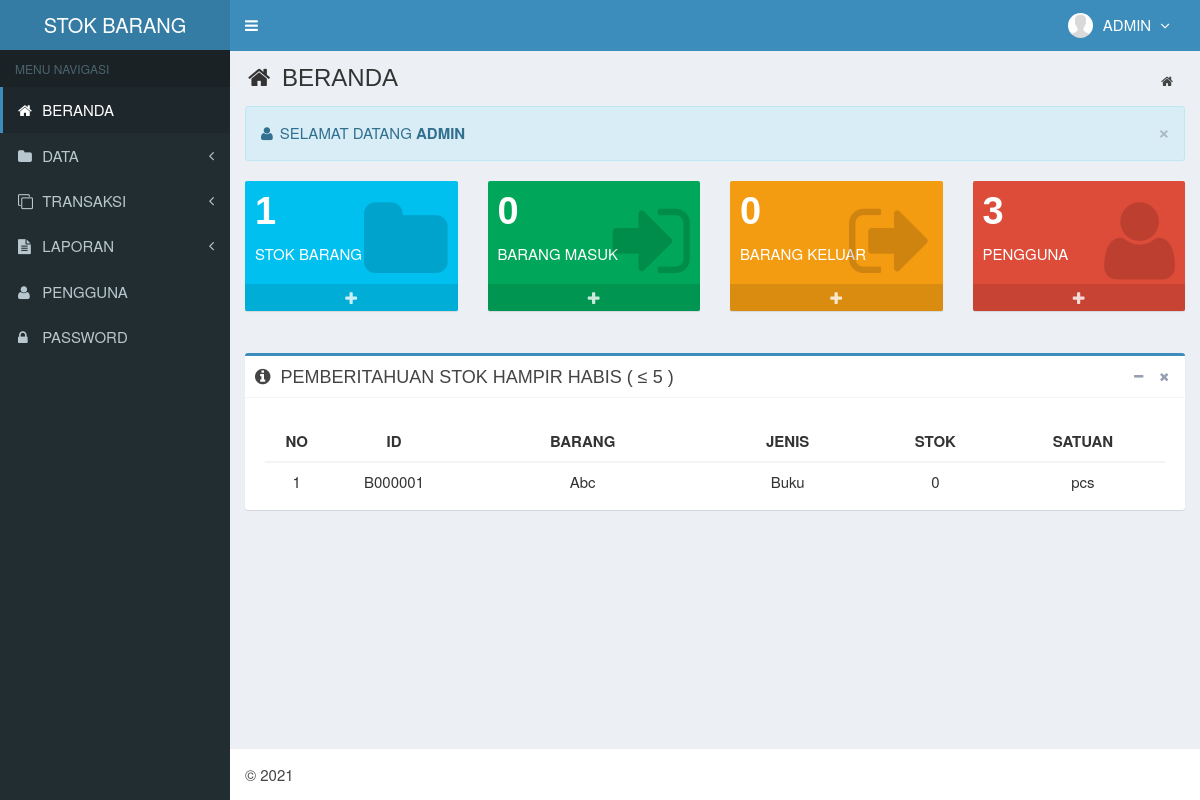
The app's page /main.php?module=home (signed in) with its own data.
### tables this page shows
CREATE TABLE `is_users` (
  `id_user` smallint(6) NOT NULL AUTO_INCREMENT,
  `username` varchar(50) NOT NULL,
  `nama_user` varchar(50) NOT NULL,
  `password` varchar(50) NOT NULL,
  `email` varchar(50) DEFAULT NULL,
  `telepon` varchar(13) DEFAULT NULL,
  `foto` varchar(100) DEFAULT NULL,
  `hak_akses` enum('Super Admin','Manajer','Gudang') NOT NULL,
  `status` enum('aktif','blokir') NOT NULL DEFAULT 'aktif',
  `created_at` timestamp NOT NULL DEFAULT CURRENT_TIMESTAMP,
  `updated_at` timestamp NOT NULL DEFAULT CURRENT_TIMESTAMP ON UPDATE CURRENT_TIMESTAMP,
  PRIMARY KEY (`id_user`),
  KEY `level` (`hak_akses`)
);

CREATE TABLE `is_barang` (
  `id_barang` varchar(7) NOT NULL,
  `nama_barang` varchar(100) NOT NULL,
  `id_jenis` int(11) NOT NULL,
  `id_satuan` int(11) NOT NULL,
  `stok` int(11) NOT NULL DEFAULT '0',
  `created_user` smallint(6) NOT NULL,
  `created_date` timestamp NOT NULL DEFAULT CURRENT_TIMESTAMP,
  `updated_user` smallint(6) NOT NULL,
  `updated_date` timestamp NOT NULL DEFAULT CURRENT_TIMESTAMP ON UPDATE CURRENT_TIMESTAMP,
  `foto_barang` varchar(450) NOT NULL,
  PRIMARY KEY (`id_barang`),
  KEY `id_jenis` (`id_jenis`),
  KEY `id_satuan` (`id_satuan`),
  KEY `created_user` (`created_user`),
  KEY `updated_user` (`updated_user`),
  CONSTRAINT `is_barang_ibfk_1` FOREIGN KEY (`created_user`) REFERENCES `is_users` (`id_user`) ON DELETE CASCADE ON UPDATE CASCADE,
  CONSTRAINT `is_barang_ibfk_2` FOREIGN KEY (`updated_user`) REFERENCES `is_users` (`id_user`) ON DELETE CASCADE ON UPDATE CASCADE,
  CONSTRAINT `is_barang_ibfk_3` FOREIGN KEY (`id_satuan`) REFERENCES `is_satuan` (`id_satuan`) ON DELETE CASCADE ON UPDATE CASCADE,
  CONSTRAINT `is_barang_ibfk_4` FOREIGN KEY (`id_jenis`) REFERENCES `is_jenis_barang` (`id_jenis`) ON DELETE CASCADE ON UPDATE CASCADE
);

CREATE TABLE `is_jenis_barang` (
  `id_jenis` int(11) NOT NULL AUTO_INCREMENT,
  `nama_jenis` varchar(50) NOT NULL,
  `created_user` smallint(6) NOT NULL,
  `created_date` timestamp NOT NULL DEFAULT CURRENT_TIMESTAMP,
  `updated_user` smallint(6) NOT NULL,
  `updated_date` timestamp NOT NULL DEFAULT CURRENT_TIMESTAMP ON UPDATE CURRENT_TIMESTAMP,
  PRIMARY KEY (`id_jenis`),
  KEY `created_user` (`created_user`),
  KEY `updated_user` (`updated_user`),
  CONSTRAINT `is_jenis_barang_ibfk_1` FOREIGN KEY (`created_user`) REFERENCES `is_users` (`id_user`) ON DELETE CASCADE ON UPDATE CASCADE,
  CONSTRAINT `is_jenis_barang_ibfk_2` FOREIGN KEY (`updated_user`) REFERENCES `is_users` (`id_user`) ON DELETE CASCADE ON UPDATE CASCADE
);

CREATE TABLE `is_satuan` (
  `id_satuan` int(11) NOT NULL AUTO_INCREMENT,
  `nama_satuan` varchar(30) NOT NULL,
  `created_user` smallint(6) NOT NULL,
  `created_date` timestamp NOT NULL DEFAULT CURRENT_TIMESTAMP,
  `updated_user` smallint(6) NOT NULL,
  `updated_date` timestamp NOT NULL DEFAULT CURRENT_TIMESTAMP ON UPDATE CURRENT_TIMESTAMP,
  PRIMARY KEY (`id_satuan`),
  KEY `created_user` (`created_user`),
  KEY `updated_user` (`updated_user`),
  CONSTRAINT `is_satuan_ibfk_1` FOREIGN KEY (`created_user`) REFERENCES `is_users` (`id_user`) ON DELETE CASCADE ON UPDATE CASCADE,
  CONSTRAINT `is_satuan_ibfk_2` FOREIGN KEY (`updated_user`) REFERENCES `is_users` (`id_user`) ON DELETE CASCADE ON UPDATE CASCADE
);

### top-menu.php (the view, shortened to what this page needs)
<?php
require_once "config/database.php";
$query = mysqli_query($mysqli, "SELECT id_user, nama_user, foto, hak_akses FROM is_users WHERE id_user='$_SESSION[id_user]'")
                                or die('Ada kesalahan pada query tampil Manajemen User: '.mysqli_error($mysqli));
$data = mysqli_fetch_assoc($query);
?>
<li class="dropdown user user-menu">
  <a href="#" class="dropdown-toggle" data-toggle="dropdown">
  <?php
  if ($data['foto']=="") { ?>
    <img src="images/user/user-default.png" class="user-image" alt="FOTO"/>
  <?php
  }
  else { ?>
    <img src="images/user/<?php echo $data['foto']; ?>" class="user-image" alt="FOTO"/>
  <?php
  }
  ?>
    <span class="hidden-xs"><?php echo $data['nama_user']; ?> <i style="margin-left:5px" class="fa fa-angle-down"></i></span>
  </a>
</li>

### modules/beranda/view.php (shortened to what this page needs)
<section class="content-header">
  <h1>
    <i class="fa fa-home icon-title"></i> BERANDA
  </h1>
  <ol class="breadcrumb">
    <li><a href="?module=home"><i class="fa fa-home"></i></a></li>
  </ol>
</section>
<section class="content">
  <div class="row">
    <div class="col-lg-12 col-xs-12">
      <div class="alert alert-info alert-dismissable">
        <button type="button" class="close" data-dismiss="alert" aria-hidden="true">&times;</button>
        <p style="font-size:15px">
          <i class="icon fa fa-user"></i>SELAMAT DATANG <strong><?php echo $_SESSION['nama_user']; ?></strong>
        </p>
      </div>
    </div>
  </div>
  <div class="row">
  <?php
  if ($_SESSION['hak_akses']=='Super Admin') { ?>
    <div class="col-lg-3 col-xs-6">
      <div style="background-color:#00c0ef;color:#fff" class="small-box">
        <div class="inner">
          <?php
          $query = mysqli_query($mysqli, "SELECT COUNT(id_barang) as jumlah FROM is_barang")
                                          or die('Ada kesalahan pada query tampil Data Barang: '.mysqli_error($mysqli));
          $data = mysqli_fetch_assoc($query);
          ?>
          <h3><?php echo $data['jumlah']; ?></h3>
          <p>STOK BARANG</p>
        </div>
        <div class="icon">
          <i class="fa fa-folder"></i>
        </div>
        <a href="?module=form_barang&form=add" class="small-box-footer" data-toggle="tooltip"><i class="fa fa-plus"></i></a>
      </div>
    </div>
    <div class="col-lg-3 col-xs-6">
      <div style="background-color:#00a65a;color:#fff" class="small-box">
        <div class="inner">
          <?php
          $query = mysqli_query($mysqli, "SELECT COUNT(id_barang_masuk) as jumlah FROM is_barang_masuk")
                                          or die('Ada kesalahan pada query tampil Data Barang Masuk: '.mysqli_error($mysqli));
          $data = mysqli_fetch_assoc($query);
          ?>
          <h3><?php echo $data['jumlah']; ?></h3>
          <p>BARANG MASUK</p>
        </div>
        <div class="icon">
          <i class="fa fa-sign-in"></i>
        </div>
        <a href="?module=form_barang_masuk&form=add" class="small-box-footer"><i class="fa fa-plus"></i></a>
      </div>
    </div>
    <div class="col-lg-3 col-xs-6">
      <div style="background-color:#f39c12;color:#fff" class="small-box">
        <div class="inner">
          <?php
          $query = mysqli_query($mysqli, "SELECT COUNT(id_barang_keluar) as jumlah FROM is_barang_keluar")
                                          or die('Ada kesalahan pada query tampil Data Barang Keluar: '.mysqli_error($mysqli));
          $data = mysqli_fetch_assoc($query);
          ?>
          <h3><?php echo $data['jumlah']; ?></h3>
          <p>BARANG KELUAR</p>
        </div>
        <div class="icon">
          <i class="fa fa-sign-out"></i>
        </div>
        <a href="?module=form_barang_keluar&form=add" class="small-box-footer"><i class="fa fa-plus"></i></a>
      </div>
    </div>
    <div class="col-lg-3 col-xs-6">
      <div style="background-color:#dd4b39;color:#fff" class="small-box">
        <div class="inner">
          <?php
          $query = mysqli_query($mysqli, "SELECT COUNT(id_user) as jumlah FROM is_users")
                                          or die('Ada kesalahan pada query tampil Data User: '.mysqli_error($mysqli));
          $data = mysqli_fetch_assoc($query);
          ?>
          <h3><?php echo $data['jumlah']; ?></h3>
          <p>PENGGUNA</p>
        </div>
        <div class="icon">
          <i class="fa fa-user"></i>
        </div>
        <a href="?module=form_user&form=add" class="small-box-footer"><i class="fa fa-plus"></i></a>
      </div>
    </div>
  <?php
  }
  ?>
  </div>
  <br>
  <div class="row">
    <div class="col-lg-12 col-xs-12">
      <div class="box box-primary">
        <div class="box-header with-border">
          <h3 class="box-title"><i class="fa fa-info-circle icon-title"></i> PEMBERITAHUAN STOK HAMPIR HABIS ( ≤ 5 )</h3>
          <div class="box-tools pull-right">
            <button class="btn btn-box-tool" data-widget="collapse">
              <i class="fa fa-minus"></i>
            </button>
            <button class="btn btn-box-tool" data-widget="remove">
              <i class="fa fa-times"></i>
            </button>
          </div>
        </div>
        <div class="box-body">
          <div class="table-responsive">
            <table class="table no-margin">
              <thead>
                <tr>
                  <th class="center">NO</th>
                  <th class="center">ID</th>
                  <th class="center">BARANG</th>
                  <th class="center">JENIS</th>
                  <th class="center">STOK</th>
                  <th class="center">SATUAN</th>
                </tr>
              </thead>
              <tbody>
              <?php
              $no = 1;
              $query = mysqli_query($mysqli, "SELECT a.id_barang,a.nama_barang,a.id_jenis,a.id_satuan,a.stok,b.id_jenis,b.nama_jenis,c.id_satuan,c.nama_satuan
                                              FROM is_barang as a INNER JOIN is_jenis_barang as b INNER JOIN is_satuan as c
                                              ON a.id_jenis=b.id_jenis AND a.id_satuan=c.id_satuan
                                              WHERE a.stok<='4' ORDER BY id_barang DESC")
                                              or die('Ada kesalahan pada query tampil Data Barang: '.mysqli_error($mysqli));
              while ($data = mysqli_fetch_assoc($query)) {
                echo "<tr>
                        <td width='20' class='center'>$no</td>
                        <td width='80' class='center'>$data[id_barang]</td>
                        <td width='150' class='center'>$data[nama_barang]</td>
                        <td width='100' class='center'>$data[nama_jenis]</td>
                        <td width='80' class='center'>$data[stok]</td>
                        <td width='100' class='center'>$data[nama_satuan]</td>
                      </tr>";
                $no++;
              }
              ?>
              </tbody>
            </table>
          </div>
        </div>
      </div>
    </div>
  </div>
</section>

### assets/css/style.css (style rules this page uses)
.bg-aqua, .callout.callout-info, .alert-info, .label-info, .modal-info .modal-body { background-color: #d9edf7 !important; }
.alert-info { border-color: #bce8f1; }
.content-header { padding: 15px 18px 0; position: relative; }
.content-header > .breadcrumb { background: transparent none repeat scroll 0 0; border-radius: 2px; float: right; font-size: 13px; margin-bottom: 0; margin-top: 0; padding: 7px 12px; position: absolute; right: 10px; top: 15px; }
.center { text-align:center; }
.icon-title { margin-right: 5px; }
body { background-color: #fff; color: #333; font-size: 15px; line-height: 1.42857; }

### records on screen
is_users: foto (placeholder picture), nama_user "ADMIN"
is_barang: id_barang "B000001", nama_barang "Abc", id_jenis.nama_jenis "Buku", stok "0", id_satuan.nama_satuan "pcs"

### other values on screen
$_SESSION['nama_user'] "ADMIN"
$data['jumlah'] "1"
$data['jumlah'] "0"
$data['jumlah'] "3"
